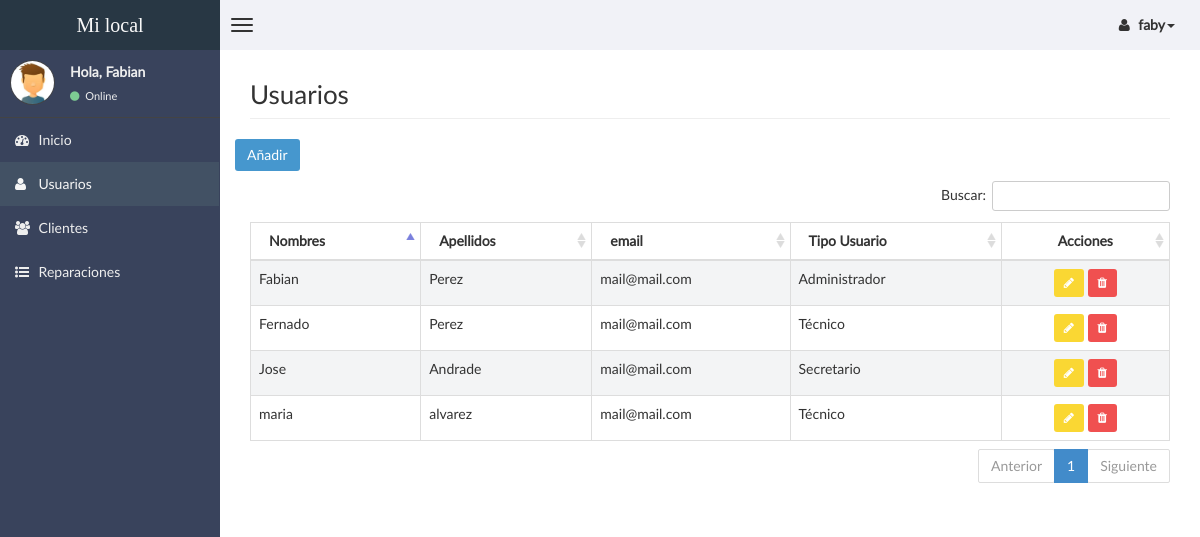
The page /Usuario/listar/ (signed in) on the database as committed earlier.
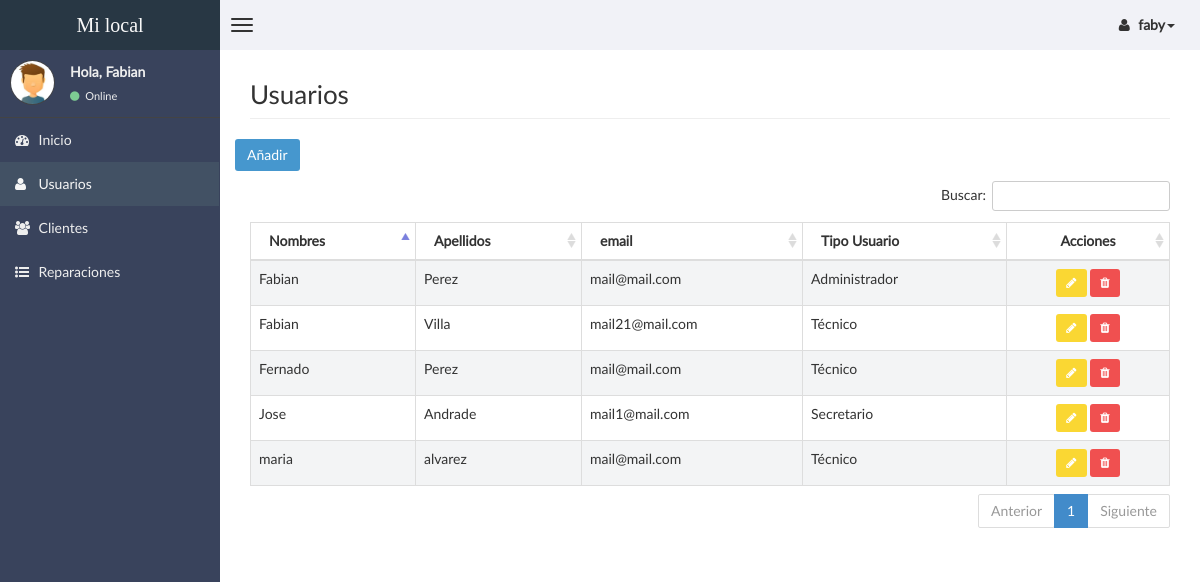
The same page on the database as committed later.
### tables this page shows
CREATE TABLE `usuario` (
  `id` int(11) NOT NULL AUTO_INCREMENT,
  `tipo_usuario_id` int(11) NOT NULL,
  `nombres` varchar(64) NOT NULL,
  `apellidos` varchar(64) NOT NULL,
  `identificacion` varchar(13) NOT NULL,
  `direccion` varchar(512) NOT NULL,
  `telefono` varchar(10) NOT NULL,
  `celular` varchar(10) NOT NULL,
  `email` varchar(128) NOT NULL,
  `usuario` varchar(64) NOT NULL,
  `password` varchar(128) NOT NULL,
  `eliminado` int(11) NOT NULL DEFAULT '0',
  `genero` varchar(2) NOT NULL,
  PRIMARY KEY (`id`),
  KEY `fk_tecnico_tipo_usuario_idx` (`tipo_usuario_id`),
  CONSTRAINT `fk_tecnico_tipo_usuario` FOREIGN KEY (`tipo_usuario_id`) REFERENCES `tipo_usuario` (`id`) ON DELETE NO ACTION ON UPDATE NO ACTION
);

CREATE TABLE `tipo_usuario` (
  `id` int(11) NOT NULL AUTO_INCREMENT,
  `nombre` varchar(45) NOT NULL,
  `descripcion` varchar(512) NOT NULL,
  PRIMARY KEY (`id`)
);

### controladores/UsuarioControlador.php (called while the page is built, shortened)
<?php
require_once (PATH_MODELOS . "/UsuarioModelo.php");
class UsuarioControlador {
	public function listar() {
		$model = new UsuarioModelo();
		$datos = $model->obtenerListadoUsuarios();
		require_once PATH_VISTAS."/Usuario/vista.listado.php";
	}
}

### index.php (called while the page is built, shortened)
<?php
if(isset($_GET['action'])){
	$redirect = ($_GET['action']!='')?$_GET['action']:"listar";
}
$controller = new $controllerName();
$controller->$redirect();
?>

### vistas/Usuario/index.php (called while the page is built, shortened)
<?php
require_once("../../index.php");
?>

### modelos/UsuarioModelo.php (called while the page is built, shortened)
<?php
require_once(PATH_MODELOS."/BaseModelo.php");
class UsuarioModelo {
	public function obtenerListadoUsuarios(){
		$model = new BaseModelo();
		$sql = "select u.id, u.identificacion, u.genero, u.nombres, u.apellidos, u.email, t.nombre as tipo_usuario from usuario as u inner join tipo_usuario as t on  u.tipo_usuario_id = t.id where eliminado = 0";
		$result = $model->ejecutarSql($sql);
		return $model->obtenerCampos($result);
	}
}

### modelos/BaseModelo.php (called while the page is built, shortened)
<?php
class BaseModelo
{
	private $username = USERNAME;
	private $password = PASSWORD;
	private $database = DATABASE;
	private $host = HOSTNAME_DATABASE;
	private $conexion;
	private function abrirConexion()
	{
		$this->conexion=mysqli_connect($this->host,$this->username,$this->password,$this->database);
		mysqli_set_charset($this->conexion,'utf8');
	}
	public function ejecutarSql($sql,$obtenerId = false)
	{
		$result=mysqli_query($this->conexion,$sql);
		return $result;
	}
	public function obtenerCampos($resultado){
		$resultArray = array();
		if($resultado !== false){
			while ($row = mysqli_fetch_assoc($resultado))
			{
				$resultArray[] = $row;
			}
		}
		return $resultArray;
	}
}

### vistas/Usuario/vista.listado.php (the view, shortened to what this page needs)
<?php include_once PATH_TEMPLATE.'/header.php';?>
<div class="row">
	<div class="col-lg-12">
    	<h1 class="page-header">Usuarios</h1>
   	</div>
</div>
<div class="row">
	<p>
		<button class="btn btn-primary" id="modalOpen">
			<i class="glyphicon glyphicon-plus"></i> Añadir
		</button>
	</p>
	<table class="table table-striped table-bordered table-hover" id="dataTables-example">
    <thead>
	    <tr>
		    <th>Nombres</th>
		    <th>Apellidos</th>
		    <th>email</th>
		    <th>Tipo Usuario</th>
		    <th style="text-align: center;">Acciones</th>
	    </tr>
    </thead>
    <tbody>
    	<?php foreach ($datos as $item) {
    		echo "<tr><td>".$item['nombres']."</td>";
    		echo "<td>".$item['apellidos']."</td>";
    		echo "<td>".$item['email']."</td>";
    		echo "<td>".$item['tipo_usuario']."</td>";
    		echo "<td align='center'><a href='javascript: loadModal(".$item['id'].")' class='btn btn-warning btn-sm' title='Editar' ><i class='fa fa-pencil'></i></a>
					  <a href='javascript:if(confirm(\"Está seguro que desea eliminar el elemento seleccionado?\")){redirect(".$item['id'].");}' class='btn btn-danger btn-sm' title='Eliminar'><i class='fa fa-trash'></i></a></td>";
    	}?>
    </tbody>
    </table>
</div>
<?php include_once PATH_TEMPLATE.'/footer.php';?>
<link href="<?php echo PATH_CSS; ?>/dataTables.bootstrap.css" rel="stylesheet">
<link href="<?php echo PATH_CSS; ?>/bootstrapValidator.min.css" rel="stylesheet">
</body>
</html>

### recursos/plantilla/header.php (shortened to what this page needs)
<!DOCTYPE html>
<html>
<head>
    <link href="<?php echo PATH_CSS; ?>/bootstrap.min.css" rel="stylesheet" type="text/css" />
    <link href="<?php echo PATH_CSS; ?>/google-fonts.css" rel="stylesheet" type="text/css" />
    <link href="<?php echo PATH_CSS; ?>/font-awesome.min.css" rel="stylesheet" type="text/css" />
    <link href="<?php echo PATH_CSS; ?>/style.css" rel="stylesheet" type="text/css" />
      </head>
      <body class="skin-black">
        <header class="header">
            <a href="index.html" class="logo">
                Mi local
            </a>
            <nav class="navbar navbar-static-top" role="navigation">
                <a href="#" class="navbar-btn sidebar-toggle" data-toggle="offcanvas" role="button">
                    <span class="icon-bar"></span>
                    <span class="icon-bar"></span>
                    <span class="icon-bar"></span>
                </a>
                <div class="navbar-right">
                    <ul class="nav navbar-nav">
                        <li class="dropdown user user-menu">
                            <a href="#" class="dropdown-toggle" data-toggle="dropdown">
                                <i class="fa fa-user"></i>
                                <span><?php echo $_SESSION['SESSION_USER']['usuario']?><i class="caret"></i></span>
                            </a>
                                </li>
                            </ul>
                        </div>
                    </nav>
                </header>
                <div class="wrapper row-offcanvas row-offcanvas-left">
                    <aside class="left-side sidebar-offcanvas">
                        <section class="sidebar">
                            <div class="user-panel">
                                <div class="pull-left image">
                                    <img src="<?php echo PATH_IMAGES; ?>/avatar_<?php echo $_SESSION['SESSION_USER']['genero']?>.png" class="img-circle" alt="User Image" />
                                </div>
                                <div class="pull-left info">
                                    <p>Hola, <?php echo $_SESSION['SESSION_USER']['nombres']?></p>
                                    <a href="#"><i class="fa fa-circle text-success"></i> Online</a>
                                </div>
                            </div>
                            <?php $url = $_SERVER["REQUEST_URI"];?>
                            <ul class="sidebar-menu">
                            <li class="<?php echo (strpos($url, '/Seguridad/inicio/'))?'active':'';?>">
                                    <a href="../../Seguridad/inicio/">
                                        <i class="fa fa-dashboard"></i> <span>Inicio</span>
                                    </a>
                                </li>
                                <?php if($_SESSION['SESSION_USER']['tipo_usuario_id']==1):?>
                                <li class="<?php echo (strpos($url, '/Usuario/listar/'))?'active':'';?>">
                                    <a href="../../Usuario/listar/">
                                        <i class="fa fa-user"></i> <span>Usuarios</span>
                                    </a>
                                </li>
                                <?php endif;?>
                                <?php if(($_SESSION['SESSION_USER']['tipo_usuario_id']==3)||($_SESSION['SESSION_USER']['tipo_usuario_id']==1)):?>
                                <li class="<?php echo (strpos($url, '/Cliente/listar/'))?'active':'';?>">
                                    <a href="../../Cliente/listar/">
                                        <i class="fa fa-users"></i> <span>Clientes</span>
                                    </a>
                                </li>
								<?php endif;?>
                                <?php if(($_SESSION['SESSION_USER']['tipo_usuario_id']==3)||($_SESSION['SESSION_USER']['tipo_usuario_id']==1)):?>
                                <li class="<?php echo (strpos($url, '/Reparacion/listar/'))?'active':'';?>">
                                    <a href="../../Reparacion/listar/">
                                        <i class="fa fa-list-ul"></i> <span>Reparaciones</span>
                                    </a>
                                </li>
								<?php endif;?>
                            </ul>
                        </section>
                    </aside>
                    <aside class="right-side">
                <section class="content">

### recursos/plantilla/footer.php (shortened to what this page needs)
</section>
           </aside>
       </div>

Rows that differ between the two databases and show on the page:
changed usuario "Jose": email "mail@mail.com" → "mail1@mail.com"
added usuario: nombres "Fabian", apellidos "Villa", email "mail21@mail.com", tipo_usuario.nombre "Técnico"
